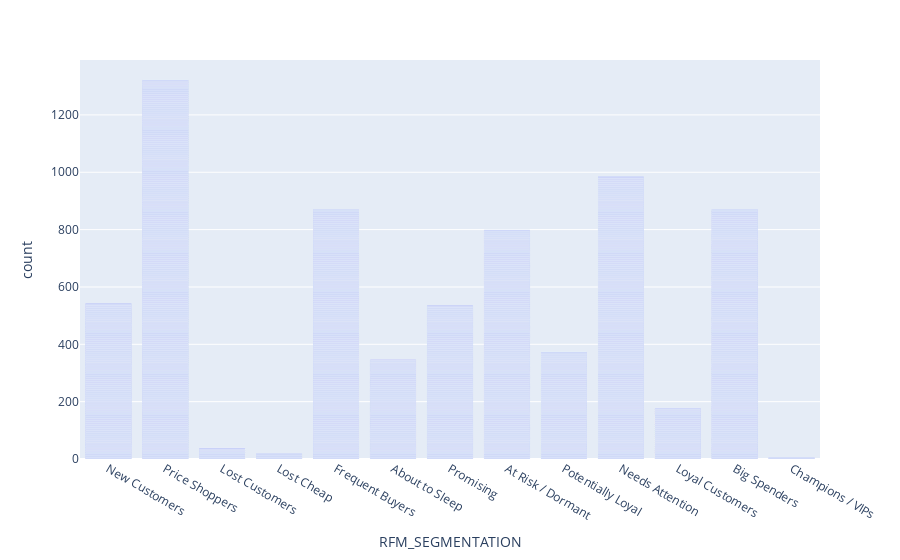

Write notebook code for a chart like this one.
### Code cell
fig = px.bar(df, x='RFM_SEGMENTATION')
fig.show()

### Figure 1 — Plotly figure (JSON) as saved in the notebook; plotly's stock layout.template omitted (floating-point values rounded to 4 significant figures; data arrays with more than 128 entries replaced by an {"elided": "..."} marker saying what was removed)
{"data": [{"hovertemplate": "RFM_SEGMENTATION=%{x}<br>count=%{y}<extra></extra>", "legendgroup": "", "marker": {"color": "#636efa", "pattern": {"shape": ""}}, "name": "", "orientation": "v", "showlegend": false, "textposition": "auto", "type": "bar", "x": {"elided": "7258 str values"}, "xaxis": "x", "y": {"elided": "7258 int values"}, "yaxis": "y"}], "layout": {"barmode": "relative", "legend": {"tracegroupgap": 0}, "margin": {"t": 60}, "xaxis": {"anchor": "y", "domain": [0, 1], "title": {"text": "RFM_SEGMENTATION"}}, "yaxis": {"anchor": "x", "domain": [0, 1], "title": {"text": "count"}}}}
